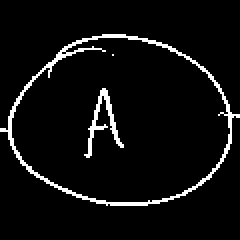
#> input picture FH_Circuit/SolvaDataset_200_v3/Ammeter/143.bmp, 120 x 120 px (shown 2 times larger); its folder holds only this picture in this run
$ python -i circuit_analyze.py   (imports and definitions only)
#> lines starting #> are read from the running program, lines starting #| are printed output that depends on the picture; after the words box and inside, x2 and y2 are one past the last pixel; in counts of white or black regions, pixels touching at a corner belong together
### FH_Circuit/graph_extract.py
"""Skeleton graph extraction utilities."""

from __future__ import annotations

import importlib.util
from typing import Iterable

import numpy as np

_SKIMAGE_AVAILABLE = importlib.util.find_spec("skimage") is not None
if _SKIMAGE_AVAILABLE:
    from skimage import morphology

NEIGHBOR_OFFSETS = [
    (-1, -1),
    (-1, 0),
    (-1, 1),
    (0, -1),
    (0, 1),
    (1, -1),
    (1, 0),
    (1, 1),
]


def skeletonize_image(binary: np.ndarray) -> np.ndarray:
    if _SKIMAGE_AVAILABLE:
        return morphology.skeletonize(binary > 0)
    return binary > 0


def extract_graph(skeleton: np.ndarray) -> dict[str, list[dict]]:
    """Return nodes and edges for an 8-connected skeleton image."""
    coords = np.column_stack(np.where(skeleton))
    if coords.size == 0:
        return {"nodes": [], "edges": []}
    skeleton_set = {tuple(coord) for coord in coords}
    degrees = {point: _neighbor_count(point, skeleton_set) for point in skeleton_set}
    nodes = [point for point, degree in degrees.items() if degree == 1 or degree >= 3]
    node_map = {point: idx for idx, point in enumerate(nodes)}
    node_entries = [
        {
            "id": node_map[point],
            "coord": (int(point[1]), int(point[0])),
            "degree": degrees[point],
            "kind": "endpoint" if degrees[point] == 1 else "junction",
        }
        for point in nodes
    ]

    edges: list[dict] = []
    visited_steps: set[tuple[tuple[int, int], tuple[int, int]]] = set()
    for node in nodes:
        for neighbor in _neighbor_coords(node, skeleton_set):
            if (node, neighbor) in visited_steps:
                continue
            path = [node, neighbor]
            prev = node
            current = neighbor
            visited_steps.add((node, neighbor))
            while current not in node_map:
                candidates = [cand for cand in _neighbor_coords(current, skeleton_set) if cand != prev]
                if not candidates:
                    break
                next_point = candidates[0]
                visited_steps.add((current, next_point))
                prev, current = current, next_point
                path.append(current)
            if current not in node_map or current == node:
                continue
            edges.append(
                {
                    "start": node_map[node],
                    "end": node_map[current],
                    "points": [(int(col), int(row)) for row, col in path],
                    "length": len(path) - 1,
                }
            )
    return {"nodes": node_entries, "edges": edges}


def _neighbor_coords(point: tuple[int, int], skeleton_set: set[tuple[int, int]]) -> list[tuple[int, int]]:
    row, col = point
    return [
        (row + dr, col + dc)
        for dr, dc in NEIGHBOR_OFFSETS
        if (row + dr, col + dc) in skeleton_set
    ]


def _neighbor_count(point: tuple[int, int], skeleton_set: set[tuple[int, int]]) -> int:
    return len(_neighbor_coords(point, skeleton_set))


def polyline_curvature_angles(points: Iterable[tuple[int, int]]) -> list[float]:
    coords = np.array(list(points), dtype=np.float32)
    if coords.shape[0] < 3:
        return []
    angles: list[float] = []
    for idx in range(1, len(coords) - 1):
        v1 = coords[idx] - coords[idx - 1]
        v2 = coords[idx + 1] - coords[idx]
        if np.linalg.norm(v1) < 1e-6 or np.linalg.norm(v2) < 1e-6:
            continue
        cos_angle = float(np.dot(v1, v2) / (np.linalg.norm(v1) * np.linalg.norm(v2)))
        cos_angle = float(np.clip(cos_angle, -1.0, 1.0))
        angle = float(np.degrees(np.arccos(cos_angle)))
        angles.append(angle)
    return angles

### FH_Circuit/circuit_analyze.py
"""Circuit analysis utilities (symbol candidates + wire graph visualization).

Usage (CLI via main.py):
    python main.py analyze_circuit --image path/to/img.png --output ./artifacts/debug_circuit
"""

from __future__ import annotations

import importlib.util
import json
from dataclasses import dataclass
from pathlib import Path
from typing import Any

import numpy as np
from numpy.lib.stride_tricks import sliding_window_view
from PIL import Image, ImageDraw, ImageFilter

from FH_Circuit.graph_extract import (
    extract_graph,
    polyline_curvature_angles,
    skeletonize_image,
)

_SKIMAGE_AVAILABLE = importlib.util.find_spec("skimage") is not None
if _SKIMAGE_AVAILABLE:
    from skimage import filters, measure, morphology
    from skimage.transform import probabilistic_hough_line


@dataclass(frozen=True)
class CircuitParams:
    wire_edge_min_length: int = 80
    wire_edge_max_curvature_deg: float = 15.0
    corner_angle_threshold_deg: float = 35.0
    rotated_threshold_deg: float = 10.0
    symbol_bbox_min_area: int = 120
    wire_mask_dilate: int = 2
    wire_border_margin: int = 5
    symbol_bbox_padding: int = 6


def analyze_circuit(
    image: np.ndarray | Image.Image,
    params: CircuitParams | None = None,
    debug_dir: Path | None = Path("artifacts/debug_circuit"),
) -> dict[str, Any]:
    params = params or CircuitParams()
    gray = _ensure_grayscale(image)
    smoothed = _denoise(gray)
    binary = _binarize_image(smoothed)
    binary = _binary_close(binary, radius=1)

    skeleton = skeletonize_image(binary)
    graph = extract_graph(skeleton)
    wire_mask = _wire_mask_from_graph(graph, binary.shape, params)
    symbols_mask = np.logical_and(binary > 0, np.logical_not(wire_mask))
    symbols_mask = _binary_close(symbols_mask.astype(np.uint8), radius=1)

    components = _connected_components(symbols_mask, min_area=params.symbol_bbox_min_area)
    if not components and _SKIMAGE_AVAILABLE:
        hough_mask = _wire_mask_from_hough(binary)
        symbols_mask = np.logical_and(binary > 0, np.logical_not(hough_mask))
        components = _connected_components(symbols_mask, min_area=params.symbol_bbox_min_area)

    candidates = []
    for component in components:
        x0, y0, x1, y1 = component["bbox"]
        x0, y0, x1, y1 = _pad_bbox(x0, y0, x1, y1, binary.shape, params.symbol_bbox_padding)
        crop = binary[y0 : y1 + 1, x0 : x1 + 1]
        angle = _pca_angle(crop)
        terminals = _extract_terminals(crop)
        terminals_global = [(x0 + x, y0 + y) for x, y in terminals]
        candidates.append(
            {
                "bbox": (x0, y0, x1, y1),
                "crop": crop,
                "rotation_angle_deg": angle,
                "terminals": terminals_global,
            }
        )

    wire_corners = _detect_wire_corners(graph["edges"], params.corner_angle_threshold_deg)
    result = {
        "symbol_candidates": candidates,
        "wire_graph": graph,
        "wire_corners": wire_corners,
    }

    if debug_dir is not None:
        _write_debug_images(debug_dir, gray, binary, skeleton, wire_mask, symbols_mask, result)
        _write_debug_json(debug_dir, result)

    return result


def serialize_analysis(result: dict[str, Any], include_crops: bool = False) -> dict[str, Any]:
    def serialize_point(point: tuple[int, int]) -> list[int]:
        return [int(point[0]), int(point[1])]

    symbols = []
    for candidate in result.get("symbol_candidates", []):
        entry = {
            "bbox": [int(v) for v in candidate["bbox"]],
            "rotation_angle_deg": float(candidate["rotation_angle_deg"]),
            "terminals": [serialize_point(p) for p in candidate["terminals"]],
        }
        if "label" in candidate and candidate["label"] is not None:
            entry["label"] = candidate["label"]
        if include_crops and "crop" in candidate:
            entry["crop"] = candidate["crop"].astype(int).tolist()
        symbols.append(entry)

    nodes = []
    for node in result.get("wire_graph", {}).get("nodes", []):
        nodes.append(
            {
                "id": int(node["id"]),
                "coord": serialize_point(node["coord"]),
                "degree": int(node["degree"]),
                "kind": node["kind"],
            }
        )

    edges = []
    for edge in result.get("wire_graph", {}).get("edges", []):
        edges.append(
            {
                "start": int(edge["start"]),
                "end": int(edge["end"]),
                "length": int(edge["length"]),
                "points": [serialize_point(p) for p in edge["points"]],
            }
        )

    return {
        "symbol_candidates": symbols,
        "wire_graph": {"nodes": nodes, "edges": edges},
        "wire_corners": [serialize_point(p) for p in result.get("wire_corners", [])],
    }


def _ensure_grayscale(image: np.ndarray | Image.Image) -> np.ndarray:
    if isinstance(image, Image.Image):
        image = image.convert("L")
        return np.array(image)
    if image.ndim == 3:
        return (0.299 * image[..., 0] + 0.587 * image[..., 1] + 0.114 * image[..., 2]).astype(
            np.uint8
        )
    return image.astype(np.uint8)


def _denoise(image: np.ndarray) -> np.ndarray:
    pil_image = Image.fromarray(image)
    blurred = pil_image.filter(ImageFilter.GaussianBlur(radius=0.8))
    return np.array(blurred)


def _binarize_image(image: np.ndarray) -> np.ndarray:
    threshold = _threshold_otsu(image)
    binary = (image > threshold).astype(np.uint8)
    if binary.mean() > 0.5:
        binary = 1 - binary
    return binary


def _threshold_otsu(image: np.ndarray) -> float:
    if _SKIMAGE_AVAILABLE:
        return float(filters.threshold_otsu(image))
    hist, _ = np.histogram(image.ravel(), bins=256)
    total = image.size
    sum_total = np.dot(hist, np.arange(256))
    sum_b = 0.0
    weight_b = 0.0
    max_between = 0.0
    threshold = 0
    for i in range(256):
        weight_b += hist[i]
        if weight_b == 0:
            continue
        weight_f = total - weight_b
        if weight_f == 0:
            break
        sum_b += i * hist[i]
        mean_b = sum_b / weight_b
        mean_f = (sum_total - sum_b) / weight_f
        between = weight_b * weight_f * (mean_b - mean_f) ** 2
        if between > max_between:
            max_between = between
            threshold = i
    return float(threshold)


def _binary_close(binary: np.ndarray, radius: int) -> np.ndarray:
    if radius <= 0:
        return binary
    if _SKIMAGE_AVAILABLE:
        return morphology.closing(binary > 0, morphology.disk(radius))
    dilated = _binary_dilation(binary > 0, radius)
    return _binary_erosion(dilated, radius)


def _binary_dilation(binary: np.ndarray, radius: int) -> np.ndarray:
    padded = np.pad(binary, radius, mode="constant")
    window = _sliding_window_view(padded, (radius * 2 + 1, radius * 2 + 1))
    return window.max(axis=(-1, -2))


# [4 lines left out: function _binary_erosion, not called in this run]


def _sliding_window_view(array: np.ndarray, window_shape: tuple[int, int]) -> np.ndarray:
    return sliding_window_view(array, window_shape)


def _wire_mask_from_graph(
    graph: dict[str, list[dict]],
    shape: tuple[int, int],
    params: CircuitParams,
) -> np.ndarray:
    mask = np.zeros(shape, dtype=bool)
    for edge in graph.get("edges", []):
        length = edge["length"]
        angles = polyline_curvature_angles(edge["points"])
        max_curv = max(angles) if angles else 0.0
        start_point = edge["points"][0]
        end_point = edge["points"][-1]
        near_border = _is_near_border(start_point, shape, params.wire_border_margin) or _is_near_border(
            end_point, shape, params.wire_border_margin
        )
        if length >= params.wire_edge_min_length and max_curv <= params.wire_edge_max_curvature_deg:
            if near_border or length >= int(params.wire_edge_min_length * 1.5):
                for x, y in edge["points"]:
                    mask[y, x] = True
    if params.wire_mask_dilate > 0:
        mask = _binary_dilation(mask, params.wire_mask_dilate)
    return mask


# [11 lines left out: function _wire_mask_from_hough, not called in this run]


def _connected_components(binary: np.ndarray, min_area: int) -> list[dict[str, Any]]:
    if _SKIMAGE_AVAILABLE:
        labeled = measure.label(binary > 0, connectivity=2)
        components = []
        for label in range(1, labeled.max() + 1):
            coords = np.column_stack(np.where(labeled == label))
            if coords.size == 0:
                continue
            area = coords.shape[0]
            if area < min_area:
                continue
            y_min, x_min = coords.min(axis=0)
            y_max, x_max = coords.max(axis=0)
            components.append({"bbox": (x_min, y_min, x_max, y_max), "area": area})
        return components
    return _connected_components_fallback(binary > 0, min_area)


# [36 lines left out: function _connected_components_fallback, not called in this run]


def _pad_bbox(
    x0: int, y0: int, x1: int, y1: int, shape: tuple[int, int], padding: int
) -> tuple[int, int, int, int]:
    height, width = shape
    x0 = max(0, x0 - padding)
    y0 = max(0, y0 - padding)
    x1 = min(width - 1, x1 + padding)
    y1 = min(height - 1, y1 + padding)
    return x0, y0, x1, y1


def _pca_angle(binary: np.ndarray) -> float:
    coords = np.column_stack(np.where(binary > 0))
    if coords.size == 0:
        return 0.0
    points = coords[:, ::-1].astype(np.float32)
    mean = points.mean(axis=0)
    centered = points - mean
    cov = np.cov(centered, rowvar=False)
    if cov.shape == ():
        return 0.0
    eigvals, eigvecs = np.linalg.eigh(cov)
    principal = eigvecs[:, np.argmax(eigvals)]
    angle = float(np.degrees(np.arctan2(principal[1], principal[0])))
    if angle > 90:
        angle -= 180
    if angle < -90:
        angle += 180
    return angle


def _extract_terminals(binary: np.ndarray) -> list[tuple[int, int]]:
    skeleton = skeletonize_image(binary)
    coords = np.column_stack(np.where(skeleton))
    if coords.size == 0:
        return []
    skeleton_set = {tuple(coord) for coord in coords}
    endpoints = [
        point
        for point in skeleton_set
        if _neighbor_count(point, skeleton_set) == 1
    ]
    if len(endpoints) < 2:
        return []
    endpoint_points = [(pt[1], pt[0]) for pt in endpoints]
    return _pick_terminal_pair(endpoint_points, binary.shape)


def _neighbor_count(point: tuple[int, int], skeleton_set: set[tuple[int, int]]) -> int:
    count = 0
    for dy in (-1, 0, 1):
        for dx in (-1, 0, 1):
            if dy == 0 and dx == 0:
                continue
            if (point[0] + dy, point[1] + dx) in skeleton_set:
                count += 1
    return count


def _pick_terminal_pair(endpoints: list[tuple[int, int]], shape: tuple[int, int]) -> list[tuple[int, int]]:
    best_pair: tuple[tuple[int, int], tuple[int, int]] | None = None
    best_score = -1.0
    for i in range(len(endpoints)):
        for j in range(i + 1, len(endpoints)):
            p1 = endpoints[i]
            p2 = endpoints[j]
            dist = np.hypot(p1[0] - p2[0], p1[1] - p2[1])
            border_penalty = _border_distance(p1, shape) + _border_distance(p2, shape)
            score = dist - 0.5 * border_penalty
            if score > best_score:
                best_score = score
                best_pair = (p1, p2)
    if best_pair is None:
        return []
    return [best_pair[0], best_pair[1]]


def _border_distance(point: tuple[int, int], shape: tuple[int, int]) -> float:
    width, height = shape[1], shape[0]
    return float(min(point[0], point[1], width - 1 - point[0], height - 1 - point[1]))


def _detect_wire_corners(edges: list[dict], threshold_deg: float) -> list[tuple[int, int]]:
    corners: list[tuple[int, int]] = []
    for edge in edges:
        points = edge["points"]
        if len(points) < 3:
            continue
        for idx in range(1, len(points) - 1):
            p0 = np.array(points[idx - 1], dtype=np.float32)
            p1 = np.array(points[idx], dtype=np.float32)
            p2 = np.array(points[idx + 1], dtype=np.float32)
            v1 = p1 - p0
            v2 = p2 - p1
            if np.linalg.norm(v1) < 1e-6 or np.linalg.norm(v2) < 1e-6:
                continue
            cos_angle = float(np.dot(v1, v2) / (np.linalg.norm(v1) * np.linalg.norm(v2)))
            cos_angle = float(np.clip(cos_angle, -1.0, 1.0))
            angle = float(np.degrees(np.arccos(cos_angle)))
            if angle >= threshold_deg:
                corners.append((int(p1[0]), int(p1[1])))
    return _dedupe_points(corners, min_distance=3)


def _dedupe_points(points: list[tuple[int, int]], min_distance: int) -> list[tuple[int, int]]:
    if not points:
        return []
    kept: list[tuple[int, int]] = []
    for point in points:
        if all(np.hypot(point[0] - other[0], point[1] - other[1]) >= min_distance for other in kept):
            kept.append(point)
    return kept


def _is_near_border(point: tuple[int, int], shape: tuple[int, int], margin: int) -> bool:
    x, y = point
    height, width = shape
    return x < margin or y < margin or x >= width - margin or y >= height - margin


# [11 lines left out: function _interpolate_line, not called in this run]


def _write_debug_images(
    debug_dir: Path,
    gray: np.ndarray,
    binary: np.ndarray,
    skeleton: np.ndarray,
    wire_mask: np.ndarray,
    symbols_mask: np.ndarray,
    result: dict[str, Any],
) -> None:
    debug_dir.mkdir(parents=True, exist_ok=True)
    Image.fromarray(gray).save(debug_dir / "grayscale.png")
    Image.fromarray((binary > 0).astype(np.uint8) * 255).save(debug_dir / "binarized.png")
    Image.fromarray(skeleton.astype(np.uint8) * 255).save(debug_dir / "skeleton.png")
    Image.fromarray(wire_mask.astype(np.uint8) * 255).save(debug_dir / "wire_mask.png")
    Image.fromarray(symbols_mask.astype(np.uint8) * 255).save(debug_dir / "symbols_mask.png")
    overlay = _draw_overlay(gray, result)
    overlay.save(debug_dir / "overlay.png")


def _write_debug_json(debug_dir: Path, result: dict[str, Any]) -> None:
    output = serialize_analysis(result, include_crops=False)
    (debug_dir / "analysis.json").write_text(json.dumps(output, indent=2))


def _draw_overlay(gray: np.ndarray, result: dict[str, Any]) -> Image.Image:
    rgb = Image.fromarray(gray).convert("RGB")
    draw = ImageDraw.Draw(rgb)
    for candidate in result.get("symbol_candidates", []):
        x0, y0, x1, y1 = candidate["bbox"]
        draw.rectangle([x0, y0, x1, y1], outline="yellow", width=2)
        for x, y in candidate["terminals"]:
            draw.ellipse([x - 3, y - 3, x + 3, y + 3], outline="cyan", width=2)
    for node in result.get("wire_graph", {}).get("nodes", []):
        x, y = node["coord"]
        color = "lime" if node["kind"] == "junction" else "orange"
        draw.ellipse([x - 3, y - 3, x + 3, y + 3], outline=color, width=2)
    for corner in result.get("wire_corners", []):
        x, y = corner
        draw.rectangle([x - 2, y - 2, x + 2, y + 2], outline="red", width=2)
    return rgb

>>> import cv2
>>> picture = cv2.imread('SolvaDataset_200_v3/Ammeter/143.bmp', cv2.IMREAD_GRAYSCALE)
#> picture: shape (120, 120); 5.5% white in thin lines or dots, all inside (x1, y1, x2, y2) = (0, 17, 120, 103)
>>> result = analyze_circuit(picture)
#> in _denoise, `blurred = pil_image.filter(ImageFilter.GaussianBlur(radius=0.8))`:
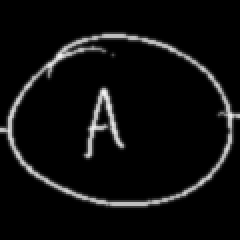
#> blurred: PIL image 120x120 L (shown 2 times larger); min 0, max 244, mean 13.9
#> in _binarize_image, `threshold = _threshold_otsu(image)`: threshold = 82
#> in skeletonize_image, `return morphology.skeletonize(binary > 0)`:
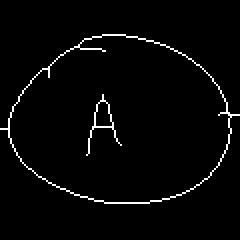
#> returned value: shape (120, 120) bool (shown 2 times larger); 2.6% white in thin lines or dots, all inside (x1, y1, x2, y2) = (0, 17, 120, 102)
#> in extract_graph, `coords = np.column_stack(np.where(skeleton))`: coords = 371 pairs, first value 17 to 101, second value 0 to 119
#> in extract_graph, `skeleton_set = {tuple(coord) for coord in coords}`: skeleton_set = 371 items
#> in extract_graph, `nodes = [point for point, degree in degrees.items() if degree == 1 or ..`: nodes = 40 pairs, first value 22 to 77, second value 0 to 119
#> in extract_graph, `node_map = {point: idx for idx, point in enumerate(nodes)}`: node_map = 40 items
#> the loop in extract_graph, `for node in nodes:` made 40 passes
#> node on passes 1, 2, 5, 8, 9, 11, 12, 13: (25, 52), (57, 116), (33, 24), (77, 43), (47, 51), (23, 39), (49, 51), (63, 4)
#> the loop in _wire_mask_from_graph, `for edge in graph.get("edges", []):` made 116 passes
#> in _connected_components, `labeled = measure.label(binary > 0, connectivity=2)`:
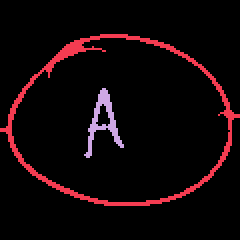
#> labeled: shape (120, 120) int32 (shown 2 times larger); 3 distinct labels, from 0 to 2; one colour per label, 0 black
#> the loop in analyze_circuit, `for component in components:` made 2 passes
#> component on passes 1 to 2: {'bbox': (0, 17, 119, 102), 'area': 805}, {'bbox': (42, 44, 61, 78), 'area': 198}
#> pass 1, in analyze_circuit, `crop = binary[y0 : y1 + 1, x0 : x1 + 1]`:
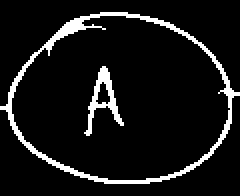
#> crop: shape (98, 120) bool (shown 2 times larger); 8.5% white in thin lines or dots, all inside (x1, y1, x2, y2) = (0, 6, 120, 92)
#> pass 1, in _extract_terminals, `skeleton = skeletonize_image(binary)`:
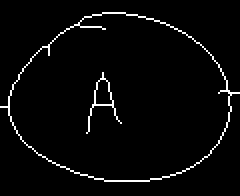
#> skeleton: shape (98, 120) bool (shown 2 times larger); 3.2% white in thin lines or dots, all inside (x1, y1, x2, y2) = (0, 6, 120, 91)
#> pass 2, in _extract_terminals (call 2), `skeleton = skeletonize_image(binary)`:
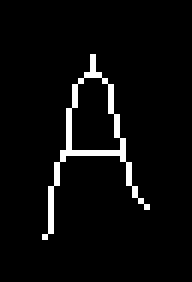
#> skeleton: shape (47, 32) bool (shown 6 times larger); 4.3% white in thin lines or dots, all inside (x1, y1, x2, y2) = (7, 9, 25, 40)
#> the loop in _detect_wire_corners, `for edge in edges:` made 116 passes
#> the loop in _dedupe_points, `for point in points:` made 310 passes
#> point on passes 1 to 3: (51, 25), (50, 24), (40, 24)
#> in _draw_overlay, rgb is the input picture: PIL image 120x120 RGB; 5.5% white in thin lines or dots, all inside (x1, y1, x2, y2) = (0, 17, 120, 103)
#> the loop in _draw_overlay, `for candidate in result.get("symbol_candidates", []):` made 2 passes
#> the loop in _draw_overlay, `for node in result.get("wire_graph", {}).get("nodes", []):` made 40 passes
#> the loop in _draw_overlay, `for corner in result.get("wire_corners", []):` made 74 passes
#> corner on passes 1 to 8: (51, 25), (40, 24), (30, 27), (33, 25), (36, 24), (44, 76), (44, 69), (45, 65)
#> in _write_debug_images, `overlay = _draw_overlay(gray, result)`:
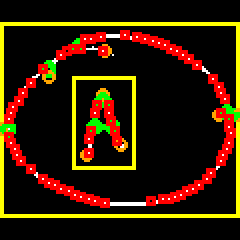
#> overlay: PIL image 120x120 RGB (shown 2 times larger); mean R, G, B 50.9, 27.5, 2.8
#> the loop in serialize_analysis, `for candidate in result.get("symbol_candidates", []):` made 2 passes
#> the loop in serialize_analysis, `for node in result.get("wire_graph", {}).get("nodes", []):` made 40 passes
#> the loop in serialize_analysis, `for edge in result.get("wire_graph", {}).get("edges", []):` made 116 passes
